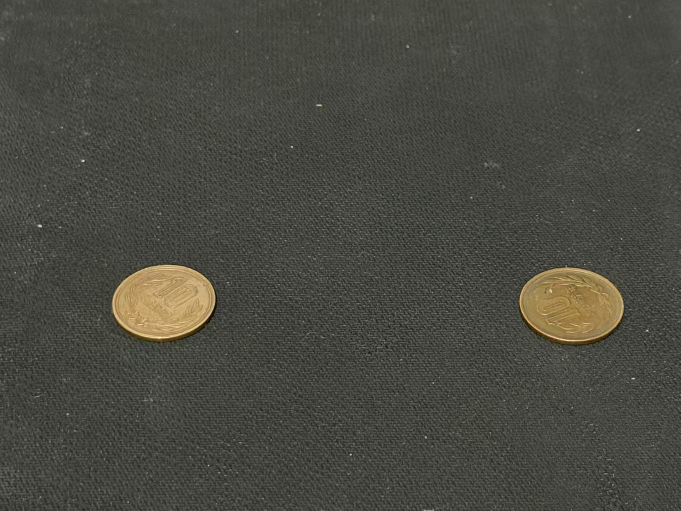
#> input picture data/test_a.jpg, 1362 x 1022 px (shown at 1/2 size)
$ python task10.py
#> lines starting #> are read from the running program, lines starting #| are printed output that depends on the picture; after the words box and inside, x2 and y2 are one past the last pixel; in counts of white or black regions, pixels touching at a corner belong together
import cv2
import sys

img = cv2.imread("../data/test_a.jpg")
#> img is the input picture: shape (1022, 1362, 3); mean B, G, R 65.3, 73.2, 73.2
if img is None:
    print("Error")
    sys.exit()

gray = cv2.cvtColor(img, cv2.COLOR_BGR2GRAY)
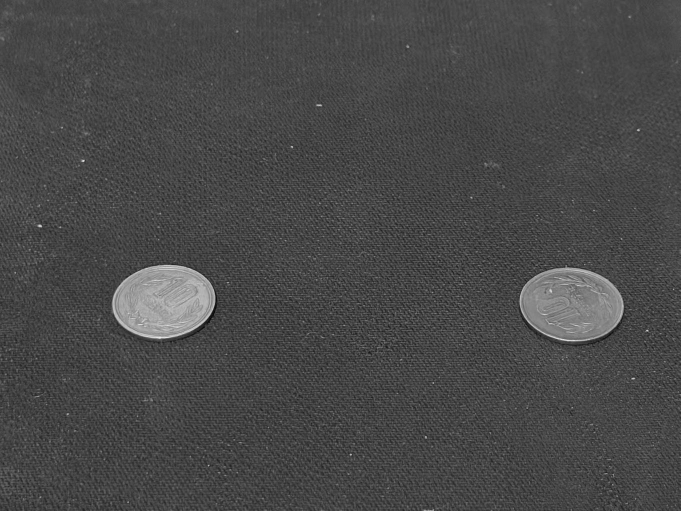
#> gray: shape (1022, 1362) (shown at 1/2 size); min 2, max 243, mean 72.3

max_w, max_h = 1200, 800
h, w = gray.shape[:2]
#> h = 1022; w = 1362
scale = min(max_w / w, max_h / h, 1.0)
#> scale = 0.783
gray = cv2.resize(gray, None, fx=scale, fy=scale)
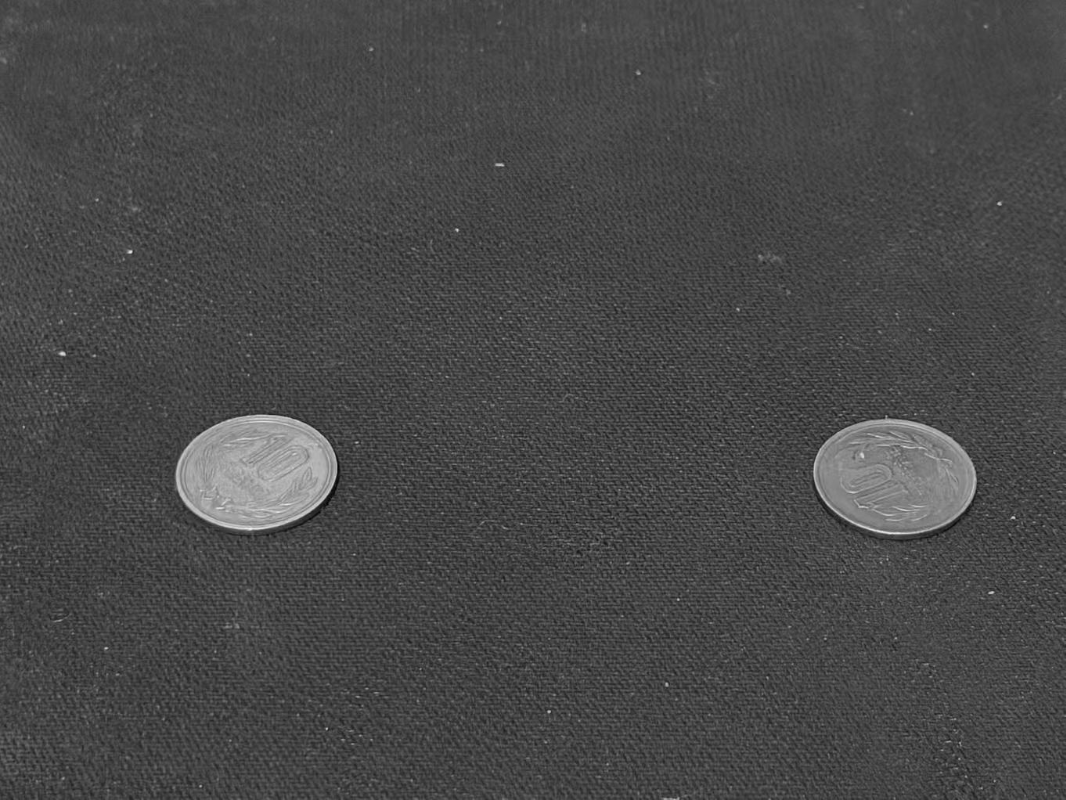
#> gray: shape (800, 1066); min 3, max 237, mean 72.1

def on_trackbar(value):
#> called with value = 128
    ret, binary = cv2.threshold(gray, value, 255, cv2.THRESH_BINARY)
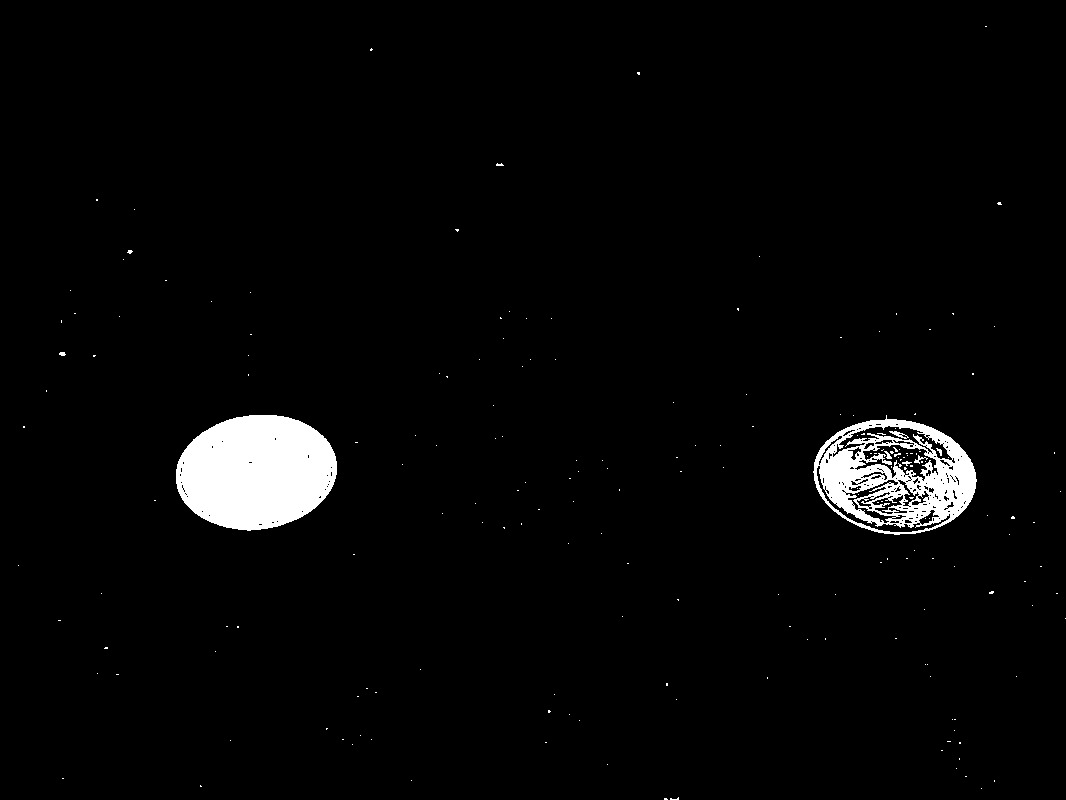
#> binary: shape (800, 1066); 2.9% white; 198 white regions (190 under 20 px), largest, box (x1, y1, x2, y2) and area: (176, 415, 337, 531) 14527, (813, 415, 977, 535) 9696, (889, 431, 909, 439) 60
#> ret = 128
    cv2.imshow("Binary", binary)

cv2.namedWindow("Binary", cv2.WINDOW_NORMAL)
cv2.createTrackbar("Threshold", "Binary", 128, 255, on_trackbar )

on_trackbar(128)

cv2.waitKey(0)
cv2.destroyAllWindows()
